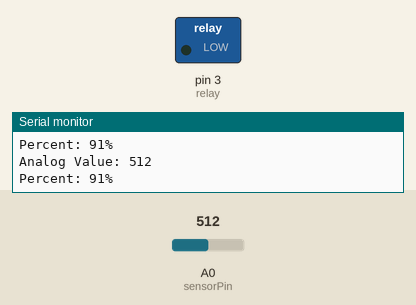
The sketch below on a simulated Arduino Uno, built with avr-gcc and run on an emulated ATmega328P. Shown: switched loads named in the sketch (green lamp = pin HIGH), the last lines printed to the serial monitor. The inputs (shaded band) are chosen by the test bench; at power-on: A0 (sensorPin) = 512.

Above: at 2.8 s.
2.9 s: A0 (sensorPin) set to 925
6.2 s: A0 (sensorPin) set to 949
At 9.9 s:
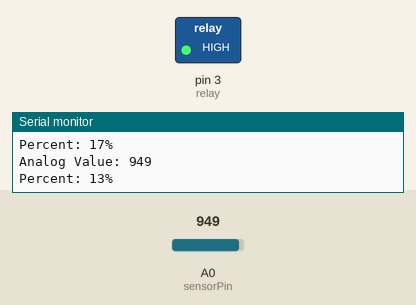
10.5 s: A0 (sensorPin) set to 900
At 14.2 s:
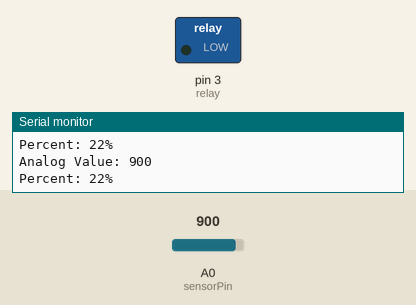
14.5 s: A0 (sensorPin) set to 1023
At 17.3 s:
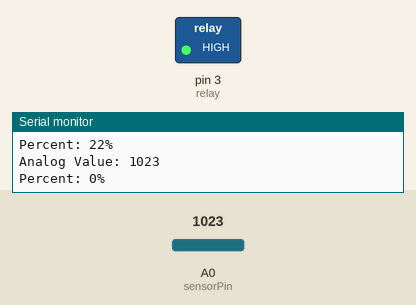
Timing chart, 0 to 18.8 s (numbered marks = the images above; inputs shaded):
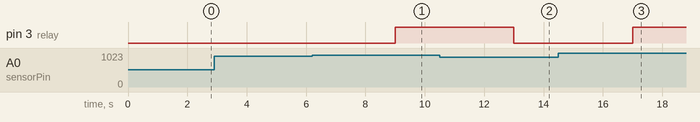

Measured:
- the behaviour switches between 939 and 940 on A0 (sensorPin) (found by bisection; images 0 and 1)
- after the input at 6.2 s, pin 3 (relay): LOW → HIGH after 2.8 s
- after the input at 10.5 s, pin 3 (relay): HIGH → LOW after 2.5 s
- after the input at 14.5 s, pin 3 (relay): LOW → HIGH after 2.5 s

The sketch:

Hygrometer_with_pump.ino.ino
```cpp
// Hygrometer Read - no OLED controll

const int relay = 3;    // relay for water valve at pin 3 of Arduino (pin 3 has pull down resistor)
int sensorPin = A0;  // hygrometer senor input pin
int sensorValue = 0;  // hygrometer sensor default value
int percent = 0;  // hygrometer sensor default percentage

void setup()
{
  Serial.begin(9600);  // serial monitor start
    pinMode(relay,OUTPUT);  // changes pin 3 to an output
}

void loop()
{
  sensorValue = analogRead(sensorPin);  // read value from input sensor pin
  percent = convertToPercent(sensorValue);  // convert analog reading to a percentage
  printValuesToSerial();  // display value to serial monitor
  delay(1000);  // delay before running loop again

// valve controll

  if (percent < 15){  // start watering if soil humidity is < 15%
    digitalWrite(relay,HIGH); // turn on water valve
  }
  else {
      digitalWrite(relay,LOW);  // turn off water valve
  }
  delay(1000); // read delay
}


int convertToPercent(int value)
{
  int percentValue = 0;  // base value set from sensor pin
  percentValue = map(value, 1023, 465, 0, 100);  // equate reading to actual value
  return percentValue;  // return equated actual value
}

void printValuesToSerial()
{
  Serial.print("\n\nAnalog Value: ");  // call up two values ( raw sensor data and actual sensor data)
  Serial.print(sensorValue);  // value callup
  Serial.print("\nPercent: ");  // raw data
  Serial.print(percent);  // percent callup
  Serial.print("%");  // percentage data
}
```
